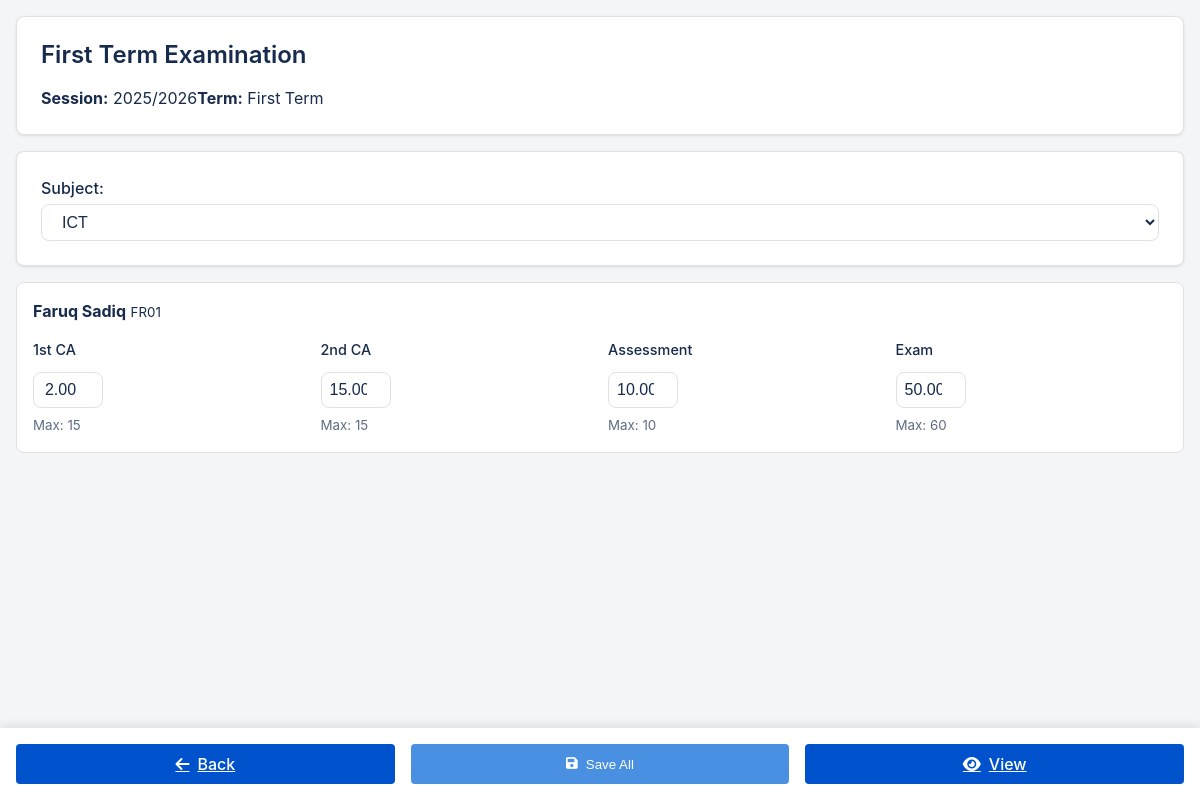
Screenshot of /teacher/enter_scores.php?exam_id=66&class_id=21 (signed in) with the database file from the repository.
### tables this page shows
CREATE TABLE `exams` (
  `id` int NOT NULL,
  `school_id` int NOT NULL,
  `title` varchar(255) NOT NULL,
  `session` varchar(20) NOT NULL,
  `term` int NOT NULL,
  `class_id` int NOT NULL,
  `created_by` int NOT NULL,
  `created_at` timestamp NULL DEFAULT CURRENT_TIMESTAMP,
  `archived` tinyint(1) DEFAULT '0',
  `archived_at` timestamp NULL DEFAULT NULL
);

CREATE TABLE `subjects` (
  `id` int NOT NULL,
  `school_id` int NOT NULL,
  `subject_name` varchar(100) NOT NULL,
  `description` varchar(255) DEFAULT NULL,
  `class_id` int DEFAULT NULL,
  `created_by` int DEFAULT NULL,
  `created_at` timestamp NOT NULL DEFAULT CURRENT_TIMESTAMP
);

CREATE TABLE `teacher_subjects` (
  `id` int NOT NULL,
  `teacher_id` int NOT NULL,
  `subject_id` int NOT NULL,
  `class_id` int NOT NULL
);

CREATE TABLE `students` (
  `id` int NOT NULL,
  `school_id` int NOT NULL,
  `admission_number` varchar(20) NOT NULL,
  `name` varchar(255) NOT NULL,
  `class_id` int NOT NULL,
  `created_by` int NOT NULL,
  `created_at` timestamp NULL DEFAULT CURRENT_TIMESTAMP
);

CREATE TABLE `exam_components` (
  `id` int NOT NULL,
  `exam_id` int NOT NULL,
  `name` varchar(255) NOT NULL,
  `max_marks` int NOT NULL,
  `is_enabled` tinyint(1) NOT NULL DEFAULT '1',
  `display_order` int DEFAULT '1'
);

### includes/functions.php (called while the page is built, shortened)
<?php
function getStudentsByClass($pdo, $classId, $schoolId = null) {
    $schoolId = $schoolId ?? getCurrentSchoolId();
    try {
        $stmt = $pdo->prepare("
            SELECT * FROM students
            WHERE class_id = :class_id
            AND school_id = :school_id
            ORDER BY name ASC
        ");
        $stmt->bindParam(':class_id', $classId, PDO::PARAM_INT);
        $stmt->bindParam(':school_id', $schoolId, PDO::PARAM_INT);
        $stmt->execute();
        return $stmt->fetchAll();
    } catch (PDOException $e) {
        error_log("Error fetching students by class: " . $e->getMessage());
        return false;
    }
}
function getExamById($pdo, $examId) {
    try {
        $stmt = $pdo->prepare("SELECT * FROM exams WHERE id = :id");
        $stmt->bindParam(':id', $examId, PDO::PARAM_INT);
        $stmt->execute();
        return $stmt->fetch();
    } catch (PDOException $e) {
        error_log("Error fetching exam: " . $e->getMessage());
        return false;
    }
}
function getExamComponents($pdo, $examId) {
    try {
        $stmt = $pdo->prepare("
            SELECT * FROM exam_components
            WHERE exam_id = :exam_id
            ORDER BY display_order ASC
        ");
        $stmt->bindParam(':exam_id', $examId, PDO::PARAM_INT);
        $stmt->execute();
        return $stmt->fetchAll();
    } catch (PDOException $e) {
        error_log("Error fetching exam components: " . $e->getMessage());
        return false;
    }
}
function getTeacherSubjectsForClass($pdo, $teacherId, $classId) {
    try {
        $stmt = $pdo->prepare("
            SELECT ts.id, s.id as subject_id, s.subject_name
            FROM teacher_subjects ts
            JOIN subjects s ON ts.subject_id = s.id
            WHERE ts.teacher_id = :teacher_id AND ts.class_id = :class_id
            ORDER BY s.subject_name ASC
        ");
        $stmt->bindParam(':teacher_id', $teacherId, PDO::PARAM_INT);
        $stmt->bindParam(':class_id', $classId, PDO::PARAM_INT);
        $stmt->execute();
        return $stmt->fetchAll();
    } catch (PDOException $e) {
        error_log("Error fetching teacher subjects for class: " . $e->getMessage());
        return false;
    }
}
function getStudentComponentScore($pdo, $studentId, $examId, $subjectId, $componentId) {
    try {
        $stmt = $pdo->prepare("
            SELECT score FROM student_scores
            WHERE student_id = :student_id
            AND exam_id = :exam_id
            AND subject_id = :subject_id
            AND component_id = :component_id
        ");
        $stmt->bindParam(':student_id', $studentId, PDO::PARAM_INT);
        $stmt->bindParam(':exam_id', $examId, PDO::PARAM_INT);
        $stmt->bindParam(':subject_id', $subjectId, PDO::PARAM_INT);
        $stmt->bindParam(':component_id', $componentId, PDO::PARAM_INT);
        $stmt->execute();
        $result = $stmt->fetch();
        return $result ? $result['score'] : 0;
    } catch (PDOException $e) {
        error_log("Error fetching student component score: " . $e->getMessage());
        return 0;
    }
}
?>

### includes/auth.php (called while the page is built, shortened)
<?php
function getCurrentSchoolId() {
    return $_SESSION['school_id'] ?? 1;
}
?>

### teacher/enter_scores.php (the view, shortened to what this page needs)
<?php
include '../includes/auth.php';
include '../includes/db.php';
include '../includes/functions.php';
$teacherId = $_SESSION['user_id'];
$examId = $_GET['exam_id'];
$classId = $_GET['class_id'];
$exam = getExamById($pdo, $examId);
$subjects = getTeacherSubjectsForClass($pdo, $teacherId, $classId);
$selectedSubjectId = $_GET['subject_id'] ?? $subjects[0]['subject_id'];
$components = getExamComponents($pdo, $examId);
$students = getStudentsByClass($pdo, $classId);
$existingScores = [];
foreach ($students as $student) {
    $existingScores[$student['id']] = [];
    foreach ($components as $component) {
        $score = getStudentComponentScore($pdo, $student['id'], $examId, $selectedSubjectId, $component['id']);
        $existingScores[$student['id']][$component['id']] = $score;
    }
}
?>
<!DOCTYPE html>
<html>
<head>
    <link rel="stylesheet" href="https://cdnjs.cloudflare.com/ajax/libs/font-awesome/6.0.0/css/all.min.css">
    <link rel="stylesheet" href="../assets/clean-styles.css">
</head>
<body>
    <div class="container">
        <div class="card mb-3">
            <h2 class="mb-2"><?= htmlspecialchars($exam['title']) ?></h2>
            <div class="d-flex flex-wrap gap-3">
                <p class="mb-0"><strong>Session:</strong> <?= htmlspecialchars($exam['session']) ?></p>
                <p class="mb-0"><strong>Term:</strong> <?php
                    switch($exam['term']) {
                        case 1: echo "First Term"; break;
                    }
                ?></p>
            </div>
        </div>
        <div class="card mb-3">
            <form method="get" action="" class="mb-0">
                <div class="form-group mb-0">
                    <label for="subject_id">Subject:</label>
                    <select name="subject_id" id="subject_id" onchange="this.form.submit()" class="form-select">
                        <?php foreach ($subjects as $subject): ?>
                            <option value="<?= $subject['subject_id'] ?>"
                                    <?= $selectedSubjectId == $subject['subject_id'] ? 'selected' : '' ?>>
                                <?= htmlspecialchars($subject['subject_name']) ?>
                            </option>
                        <?php endforeach; ?>
                    </select>
                </div>
            </form>
        </div>
        <form method="post" action="" id="scoresForm">
            <?php foreach ($students as $student): ?>
                <div class="student-card">
                    <div class="header">
                        <div>
                            <strong><?= htmlspecialchars($student['name']) ?></strong>
                            <small class="d-block text-light"><?= htmlspecialchars($student['admission_number']) ?></small>
                        </div>
                    </div>
                    <div class="student-scores">
                        <?php foreach ($components as $component): ?>
                            <div class="score-group">
                                <label><?= htmlspecialchars($component['name']) ?></label>
                                <input type="number"
                                       name="scores[<?= $student['id'] ?>][<?= $component['id'] ?>]"
                                       value="<?= $existingScores[$student['id']][$component['id']] ?>"
                                       class="score-input"
                                       data-student="<?= $student['id'] ?>"
                                       data-component="<?= $component['id'] ?>"
                                       min="0"
                                       max="<?= $component['max_marks'] ?>"
                                       step="0.01"
                                       required>
                                <small>Max: <?= $component['max_marks'] ?></small>
                            </div>
                        <?php endforeach; ?>
                    </div>
                </div>
            <?php endforeach; ?>
        </form>
        <div class="sticky-actions">
            <a href="exams_list.php" class="btn">
                <i class="fas fa-arrow-left"></i>
                <span>Back</span>
            </a>
            <button type="submit" form="scoresForm" class="btn btn-primary">
                <i class="fas fa-save"></i>
                <span>Save All</span>
            </button>
            <a href="view_scores.php?exam_id=<?= $examId ?>&class_id=<?= $classId ?>&subject_id=<?= $selectedSubjectId ?>"
               class="btn">
                <i class="fas fa-eye"></i>
                <span>View</span>
            </a>
        </div>
    </div>
</body>
</html>

### assets/clean-styles.css (style rules this page uses)
:root { --primary: #0052cc; --primary-dark: #003d99; --primary-light: #4d88ff; --secondary: #00875a; --secondary-dark: #006644; --success: #36b37e; --danger: #de350b; --warning: #ff991f; --info: #0065ff; --dark: #172b4d; --light: #f4f5f7; --white: #ffffff; --gray: #6b778c; --gray-light: #dfe1e6; --gray-dark: #253858; --body-bg: #f4f5f7; --card-bg: #ffffff; --text: #172b4d; --text-light: #5e6c84; --text-white: #ffffff; --border: #dfe1e6; --spacing-xs: 0.25rem; --spacing-sm: 0.5rem; --spacing-md: 1rem; --spacing-lg: 1.5rem; --spacing-xl: 2rem; --radius-sm: 4px; --radius: 8px; --radius-lg: 12px; --shadow-sm: 0 1px 2px rgba(0, 0, 0, 0.05); --shadow: 0 1px 3px rgba(0, 0, 0, 0.1); --shadow-lg: 0 4px 6px rgba(0, 0, 0, 0.1); --transition: 0.2s ease; }
* { margin: 0; padding: 0; box-sizing: border-box; }
html { font-size: 16px; -webkit-text-size-adjust: 100%; }
body { font-family: -apple-system, BlinkMacSystemFont, "Segoe UI", Roboto, Oxygen, Ubuntu, Cantarell, sans-serif; line-height: 1.5; color: var(--text); background-color: var(--body-bg); }
h1, h2, h3, h4, h5, h6 { margin-bottom: var(--spacing-md); font-weight: 600; line-height: 1.2; color: var(--dark); }
.container { width: 100%; padding: var(--spacing-md); margin: 0 auto; max-width: 1200px; }
.card { background: var(--card-bg); border-radius: var(--radius); box-shadow: var(--shadow); padding: var(--spacing-lg); margin-bottom: var(--spacing-md); border: 1px solid var(--border); }
.form-group { margin-bottom: var(--spacing-md); }
label { display: block; margin-bottom: var(--spacing-xs); font-weight: 500; color: var(--text); }
input, select, textarea { width: 100%; padding: var(--spacing-sm) var(--spacing-md); border: 1px solid var(--border); border-radius: var(--radius); background-color: var(--white); color: var(--text); font-size: 1rem; }
.btn { display: inline-flex; align-items: center; justify-content: center; padding: var(--spacing-sm) var(--spacing-lg); border-radius: var(--radius); font-weight: 500; text-align: center; cursor: pointer; transition: var(--transition); background: var(--primary); color: var(--text-white); border: none; min-height: 40px; }
.d-flex { display: flex !important; }
.flex-wrap { flex-wrap: wrap !important; }
.mb-0 { margin-bottom: 0 !important; }
.mb-3 { margin-bottom: var(--spacing-md) !important; }
.btn { display: inline-flex; align-items: center; gap: 0.5rem; padding: 0.5rem 1rem; border-radius: 0.25rem; border: none; cursor: pointer; transition: all 0.2s ease; }
.btn-primary { background-color: #4A90E2; color: white; }

### teacher/enter_scores.php (style rules this page uses)
.score-input { width: 70px; text-align: center; padding: 8px; border-radius: var(--radius); border: 1px solid var(--border); transition: all 0.3s ease; }
.sticky-actions { position: fixed; bottom: 0; left: 0; right: 0; background: white; padding: 1rem; box-shadow: 0 -2px 10px rgba(0,0,0,0.1); z-index: 1000; display: flex; justify-content: space-between; gap: 1rem; }
.sticky-actions .btn { flex: 1; white-space: nowrap; }
.container { padding-bottom: 80px; }
.student-card { background: white; border-radius: var(--radius); padding: 1rem; margin-bottom: 1rem; border: 1px solid var(--border); }
.student-card .header { display: flex; justify-content: space-between; align-items: center; margin-bottom: 1rem; flex-wrap: wrap; gap: 0.5rem; }
.student-scores { display: grid; grid-template-columns: repeat(auto-fit, minmax(150px, 1fr)); gap: 1rem; }
.score-group { display: flex; flex-direction: column; gap: 0.5rem; }
.score-group label { font-size: 0.9rem; font-weight: 500; }
.score-group small { color: var(--text-light); }

### rows the page displays
exams: title "First Term Examination", session "2025/2026"
subjects: subject_id "ICT"
students: name "Faruq Sadiq", admission_number "FR01", id.max_marks "2.00", id.max_marks "15.00", id.max_marks "10.00", id.max_marks "50.00"
exam_components: name "1st CA", max_marks "15"
exam_components: name "2nd CA", max_marks "15"
exam_components: name "Assessment", max_marks "10"
exam_components: name "Exam", max_marks "60"
